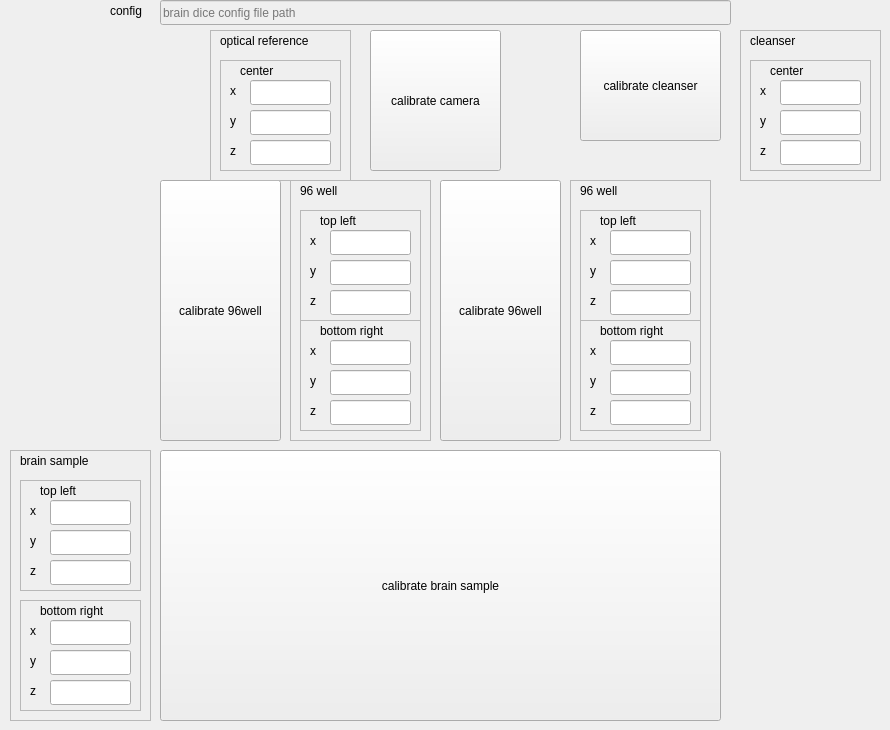
    <widget class="QWidget" name="tab_3">
     <attribute name="title">
      <string>Calibration</string>
     </attribute>
     <widget class="QPushButton" name="calibrate_camera">
      <property name="enabled">
       <bool>true</bool>
      </property>
      <property name="geometry">
       <rect>
        <x>370</x>
        <y>30</y>
        <width>131</width>
        <height>141</height>
       </rect>
      </property>
      <property name="text">
       <string>calibrate camera</string>
      </property>
      <property name="checkable">
       <bool>false</bool>
      </property>
     </widget>
     <widget class="QPushButton" name="calibrate_96well_0">
      <property name="enabled">
       <bool>true</bool>
      </property>
      <property name="geometry">
       <rect>
        <x>160</x>
        <y>180</y>
        <width>121</width>
        <height>261</height>
       </rect>
      </property>
      <property name="text">
       <string>calibrate 96well</string>
      </property>
      <property name="checkable">
       <bool>false</bool>
      </property>
     </widget>
     <widget class="QPushButton" name="calibrate_brain">
      <property name="enabled">
       <bool>true</bool>
      </property>
      <property name="geometry">
       <rect>
        <x>160</x>
        <y>450</y>
        <width>561</width>
        <height>271</height>
       </rect>
      </property>
      <property name="text">
       <string>calibrate brain sample</string>
      </property>
      <property name="checkable">
       <bool>false</bool>
      </property>
     </widget>
     <widget class="QPushButton" name="calibrate_cleanser">
      <property name="enabled">
       <bool>true</bool>
      </property>
      <property name="geometry">
       <rect>
        <x>580</x>
        <y>30</y>
        <width>141</width>
        <height>111</height>
       </rect>
      </property>
      <property name="text">
       <string>calibrate cleanser</string>
      </property>
      <property name="checkable">
       <bool>false</bool>
      </property>
     </widget>
     <widget class="QFrame" name="frame_2">
      <property name="enabled">
       <bool>true</bool>
      </property>
      <property name="geometry">
       <rect>
        <x>290</x>
        <y>180</y>
        <width>141</width>
        <height>261</height>
       </rect>
      </property>
      <property name="frameShape">
       <enum>QFrame::StyledPanel</enum>
      </property>
      <property name="frameShadow">
       <enum>QFrame::Raised</enum>
      </property>
      <widget class="QLabel" name="label_51">
       <property name="geometry">
        <rect>
         <x>10</x>
         <y>0</y>
         <width>111</width>
         <height>21</height>
        </rect>
       </property>
       <property name="text">
        <string>96 well</string>
       </property>
      </widget>
      <widget class="QFrame" name="frame_6">
       <property name="geometry">
        <rect>
         <x>10</x>
         <y>30</y>
         <width>121</width>
         <height>111</height>
        </rect>
       </property>
       <property name="frameShape">
        <enum>QFrame::StyledPanel</enum>
       </property>
       <property name="frameShadow">
        <enum>QFrame::Raised</enum>
       </property>
       <widget class="QLabel" name="label_69">
        <property name="geometry">
         <rect>
          <x>20</x>
          <y>0</y>
          <width>81</width>
          <height>21</height>
         </rect>
        </property>
        <property name="text">
         <string>top left</string>
        </property>
       </widget>
       <widget class="QLabel" name="label_70">
        <property name="geometry">
         <rect>
          <x>10</x>
          <y>20</y>
          <width>16</width>
          <height>21</height>
         </rect>
        </property>
        <property name="text">
         <string>x</string>
        </property>
       </widget>
       <widget class="QLabel" name="label_71">
        <property name="geometry">
         <rect>
          <x>10</x>
          <y>50</y>
          <width>16</width>
          <height>21</height>
         </rect>
        </property>
        <property name="text">
         <string>y</string>
        </property>
       </widget>
       <widget class="QLineEdit" name="z_pos_96well_top_left_0">
        <property name="geometry">
         <rect>
          <x>30</x>
          <y>80</y>
          <width>81</width>
          <height>25</height>
         </rect>
        </property>
        <property name="readOnly">
         <bool>true</bool>
        </property>
       </widget>
       <widget class="QLabel" name="label_72">
        <property name="geometry">
         <rect>
          <x>10</x>
          <y>80</y>
          <width>16</width>
          <height>21</height>
         </rect>
        </property>
        <property name="text">
         <string>z</string>
        </property>
       </widget>
       <widget class="QLineEdit" name="y_pos_96well_top_left_0">
        <property name="geometry">
         <rect>
          <x>30</x>
          <y>50</y>
          <width>81</width>
          <height>25</height>
         </rect>
        </property>
        <property name="readOnly">
         <bool>true</bool>
        </property>
       </widget>
       <widget class="QLineEdit" name="x_pos_96well_top_left_0">
        <property name="enabled">
         <bool>true</bool>
        </property>
        <property name="geometry">
         <rect>
          <x>30</x>
          <y>20</y>
          <width>81</width>
          <height>25</height>
         </rect>
        </property>
        <property name="readOnly">
         <bool>true</bool>
        </property>
       </widget>
      </widget>
      <widget class="QFrame" name="frame_15">
       <property name="geometry">
        <rect>
         <x>10</x>
         <y>140</y>
         <width>121</width>
         <height>111</height>
        </rect>
       </property>
       <property name="frameShape">
        <enum>QFrame::StyledPanel</enum>
       </property>
       <property name="frameShadow">
        <enum>QFrame::Raised</enum>
       </property>
       <widget class="QLabel" name="label_82">
        <property name="geometry">
         <rect>
          <x>20</x>
          <y>0</y>
          <width>91</width>
          <height>21</height>
         </rect>
        </property>
        <property name="text">
         <string>bottom right</string>
        </property>
       </widget>
       <widget class="QLabel" name="label_83">
        <property name="geometry">
         <rect>
          <x>10</x>
          <y>20</y>
          <width>16</width>
          <height>21</height>
         </rect>
        </property>
        <property name="text">
         <string>x</string>
        </property>
       </widget>
       <widget class="QLabel" name="label_84">
        <property name="geometry">
         <rect>
          <x>10</x>
          <y>50</y>
          <width>16</width>
          <height>21</height>
         </rect>
        </property>
        <property name="text">
         <string>y</string>
        </property>
       </widget>
       <widget class="QLineEdit" name="z_pos_96well_bottom_right_0">
        <property name="geometry">
         <rect>
          <x>30</x>
          <y>80</y>
          <width>81</width>
          <height>25</height>
         </rect>
        </property>
        <property name="readOnly">
         <bool>true</bool>
        </property>
       </widget>
       <widget class="QLabel" name="label_85">
        <property name="geometry">
         <rect>
          <x>10</x>
          <y>80</y>
          <width>16</width>
          <height>21</height>
         </rect>
        </property>
        <property name="text">
         <string>z</string>
        </property>
       </widget>
       <widget class="QLineEdit" name="y_pos_96well_bottom_right_0">
        <property name="geometry">
         <rect>
          <x>30</x>
          <y>50</y>
          <width>81</width>
          <height>25</height>
         </rect>
        </property>
        <property name="readOnly">
         <bool>true</bool>
        </property>
       </widget>
       <widget class="QLineEdit" name="x_pos_96well_bottom_right_0">
        <property name="enabled">
         <bool>true</bool>
        </property>
        <property name="geometry">
         <rect>
          <x>30</x>
          <y>20</y>
          <width>81</width>
          <height>25</height>
         </rect>
        </property>
        <property name="readOnly">
         <bool>true</bool>
        </property>
       </widget>
      </widget>
     </widget>
     <widget class="QFrame" name="frame_3">
      <property name="geometry">
       <rect>
        <x>10</x>
        <y>450</y>
        <width>141</width>
        <height>271</height>
       </rect>
      </property>
      <property name="frameShape">
       <enum>QFrame::StyledPanel</enum>
      </property>
      <property name="frameShadow">
       <enum>QFrame::Raised</enum>
      </property>
      <widget class="QLabel" name="label_54">
       <property name="geometry">
        <rect>
         <x>10</x>
         <y>0</y>
         <width>91</width>
         <height>21</height>
        </rect>
       </property>
       <property name="text">
        <string>brain sample</string>
       </property>
      </widget>
      <widget class="QFrame" name="frame_4">
       <property name="geometry">
        <rect>
         <x>10</x>
         <y>150</y>
         <width>121</width>
         <height>111</height>
        </rect>
       </property>
       <property name="frameShape">
        <enum>QFrame::StyledPanel</enum>
       </property>
       <property name="frameShadow">
        <enum>QFrame::Raised</enum>
       </property>
       <widget class="QLabel" name="label_58">
        <property name="geometry">
         <rect>
          <x>20</x>
          <y>0</y>
          <width>91</width>
          <height>21</height>
         </rect>
        </property>
        <property name="text">
         <string>bottom right</string>
        </property>
       </widget>
       <widget class="QLabel" name="label_59">
        <property name="geometry">
         <rect>
          <x>10</x>
          <y>20</y>
          <width>16</width>
          <height>21</height>
         </rect>
        </property>
        <property name="text">
         <string>x</string>
        </property>
       </widget>
       <widget class="QLabel" name="label_60">
        <property name="geometry">
         <rect>
          <x>10</x>
          <y>50</y>
          <width>16</width>
          <height>21</height>
         </rect>
        </property>
        <property name="text">
         <string>y</string>
        </property>
       </widget>
       <widget class="QLineEdit" name="z_pos_brain_sample_bottom_right">
        <property name="geometry">
         <rect>
          <x>30</x>
          <y>80</y>
          <width>81</width>
          <height>25</height>
         </rect>
        </property>
        <property name="readOnly">
         <bool>true</bool>
        </property>
       </widget>
       <widget class="QLabel" name="label_61">
        <property name="geometry">
         <rect>
          <x>10</x>
          <y>80</y>
          <width>16</width>
          <height>21</height>
         </rect>
        </property>
        <property name="text">
         <string>z</string>
        </property>
       </widget>
       <widget class="QLineEdit" name="y_pos_brain_sample_bottom_right">
        <property name="geometry">
         <rect>
          <x>30</x>
          <y>50</y>
          <width>81</width>
          <height>25</height>
         </rect>
        </property>
        <property name="readOnly">
         <bool>true</bool>
        </property>
       </widget>
       <widget class="QLineEdit" name="x_pos_brain_sample_bottom_right">
        <property name="geometry">
         <rect>
          <x>30</x>
          <y>20</y>
          <width>81</width>
          <height>25</height>
         </rect>
        </property>
        <property name="readOnly">
         <bool>true</bool>
        </property>
       </widget>
      </widget>
      <widget class="QFrame" name="frame_5">
       <property name="geometry">
        <rect>
         <x>10</x>
         <y>30</y>
         <width>121</width>
         <height>111</height>
        </rect>
       </property>
       <property name="frameShape">
        <enum>QFrame::StyledPanel</enum>
       </property>
       <property name="frameShadow">
        <enum>QFrame::Raised</enum>
       </property>
       <widget class="QLabel" name="label_65">
        <property name="geometry">
         <rect>
          <x>20</x>
          <y>0</y>
          <width>81</width>
          <height>21</height>
         </rect>
        </property>
        <property name="text">
         <string>top left</string>
        </property>
       </widget>
       <widget class="QLabel" name="label_66">
        <property name="geometry">
         <rect>
          <x>10</x>
          <y>20</y>
          <width>16</width>
          <height>21</height>
         </rect>
        </property>
        <property name="text">
         <string>x</string>
        </property>
       </widget>
       <widget class="QLabel" name="label_67">
        <property name="geometry">
         <rect>
          <x>10</x>
          <y>50</y>
          <width>16</width>
          <height>21</height>
         </rect>
        </property>
        <property name="text">
         <string>y</string>
        </property>
       </widget>
       <widget class="QLineEdit" name="z_pos_brain_sample_top_left">
        <property name="geometry">
         <rect>
          <x>30</x>
          <y>80</y>
          <width>81</width>
          <height>25</height>
         </rect>
        </property>
        <property name="readOnly">
         <bool>true</bool>
        </property>
       </widget>
       <widget class="QLabel" name="label_68">
        <property name="geometry">
         <rect>
          <x>10</x>
          <y>80</y>
          <width>16</width>
          <height>21</height>
         </rect>
        </property>
        <property name="text">
         <string>z</string>
        </property>
       </widget>
       <widget class="QLineEdit" name="y_pos_brain_sample_top_left">
        <property name="geometry">
         <rect>
          <x>30</x>
          <y>50</y>
          <width>81</width>
          <height>25</height>
         </rect>
        </property>
        <property name="readOnly">
         <bool>true</bool>
        </property>
       </widget>
       <widget class="QLineEdit" name="x_pos_brain_sample_top_left">
        <property name="geometry">
         <rect>
          <x>30</x>
          <y>20</y>
          <width>81</width>
          <height>25</height>
         </rect>
        </property>
        <property name="readOnly">
         <bool>true</bool>
        </property>
       </widget>
      </widget>
     </widget>
     <widget class="QLineEdit" name="brainDiceConfigFile">
      <property name="enabled">
       <bool>false</bool>
      </property>
      <property name="geometry">
       <rect>
        <x>160</x>
        <y>0</y>
        <width>571</width>
        <height>25</height>
       </rect>
      </property>
      <property name="readOnly">
       <bool>true</bool>
      </property>
      <property name="placeholderText">
       <string>brain dice config file path</string>
      </property>
     </widget>
     <widget class="QLabel" name="label_49">
      <property name="geometry">
       <rect>
        <x>110</x>
        <y>0</y>
        <width>51</width>
        <height>21</height>
       </rect>
      </property>
      <property name="text">
       <string>config</string>
      </property>
     </widget>
     <widget class="QFrame" name="frame_12">
      <property name="geometry">
       <rect>
        <x>210</x>
        <y>30</y>
        <width>141</width>
        <height>151</height>
       </rect>
      </property>
      <property name="frameShape">
       <enum>QFrame::StyledPanel</enum>
      </property>
      <property name="frameShadow">
       <enum>QFrame::Raised</enum>
      </property>
      <widget class="QLabel" name="label_52">
       <property name="geometry">
        <rect>
         <x>10</x>
         <y>0</y>
         <width>121</width>
         <height>21</height>
        </rect>
       </property>
       <property name="text">
        <string>optical reference</string>
       </property>
      </widget>
      <widget class="QFrame" name="frame_13">
       <property name="geometry">
        <rect>
         <x>10</x>
         <y>30</y>
         <width>121</width>
         <height>111</height>
        </rect>
       </property>
       <property name="frameShape">
        <enum>QFrame::StyledPanel</enum>
       </property>
       <property name="frameShadow">
        <enum>QFrame::Raised</enum>
       </property>
       <widget class="QLabel" name="label_78">
        <property name="geometry">
         <rect>
          <x>20</x>
          <y>0</y>
          <width>81</width>
          <height>21</height>
         </rect>
        </property>
        <property name="text">
         <string>center</string>
        </property>
       </widget>
       <widget class="QLabel" name="label_79">
        <property name="geometry">
         <rect>
          <x>10</x>
          <y>20</y>
          <width>16</width>
          <height>21</height>
         </rect>
        </property>
        <property name="text">
         <string>x</string>
        </property>
       </widget>
       <widget class="QLabel" name="label_80">
        <property name="geometry">
         <rect>
          <x>10</x>
          <y>50</y>
          <width>16</width>
          <height>21</height>
         </rect>
        </property>
        <property name="text">
         <string>y</string>
        </property>
       </widget>
       <widget class="QLineEdit" name="z_pos_optical_reference">
        <property name="geometry">
         <rect>
          <x>30</x>
          <y>80</y>
          <width>81</width>
          <height>25</height>
         </rect>
        </property>
        <property name="readOnly">
         <bool>true</bool>
        </property>
       </widget>
       <widget class="QLabel" name="label_81">
        <property name="geometry">
         <rect>
          <x>10</x>
          <y>80</y>
          <width>16</width>
          <height>21</height>
         </rect>
        </property>
        <property name="text">
         <string>z</string>
        </property>
       </widget>
       <widget class="QLineEdit" name="y_pos_optical_reference">
        <property name="geometry">
         <rect>
          <x>30</x>
          <y>50</y>
          <width>81</width>
          <height>25</height>
         </rect>
        </property>
        <property name="readOnly">
         <bool>true</bool>
        </property>
       </widget>
       <widget class="QLineEdit" name="x_pos_optical_reference">
        <property name="geometry">
         <rect>
          <x>30</x>
          <y>20</y>
          <width>81</width>
          <height>25</height>
         </rect>
        </property>
        <property name="readOnly">
         <bool>true</bool>
        </property>
       </widget>
      </widget>
     </widget>
     <widget class="QFrame" name="frame_14">
      <property name="geometry">
       <rect>
        <x>740</x>
        <y>30</y>
        <width>141</width>
        <height>151</height>
       </rect>
      </property>
      <property name="frameShape">
       <enum>QFrame::StyledPanel</enum>
      </property>
      <property name="frameShadow">
       <enum>QFrame::Raised</enum>
      </property>
      <widget class="QLabel" name="label_56">
       <property name="geometry">
        <rect>
         <x>10</x>
         <y>0</y>
         <width>121</width>
         <height>21</height>
        </rect>
       </property>
       <property name="text">
        <string>cleanser</string>
       </property>
      </widget>
      <widget class="QFrame" name="frame_16">
       <property name="geometry">
        <rect>
         <x>10</x>
         <y>30</y>
         <width>121</width>
         <height>111</height>
        </rect>
       </property>
       <property name="frameShape">
        <enum>QFrame::StyledPanel</enum>
       </property>
       <property name="frameShadow">
        <enum>QFrame::Raised</enum>
       </property>
       <widget class="QLabel" name="label_86">
        <property name="geometry">
         <rect>
          <x>20</x>
          <y>0</y>
          <width>81</width>
          <height>21</height>
         </rect>
        </property>
        <property name="text">
         <string>center</string>
        </property>
       </widget>
       <widget class="QLabel" name="label_87">
        <property name="geometry">
         <rect>
          <x>10</x>
          <y>20</y>
          <width>16</width>
          <height>21</height>
         </rect>
        </property>
        <property name="text">
         <string>x</string>
        </property>
       </widget>
       <widget class="QLabel" name="label_88">
        <property name="geometry">
         <rect>
          <x>10</x>
          <y>50</y>
          <width>16</width>
          <height>21</height>
         </rect>
        </property>
        <property name="text">
         <string>y</string>
        </property>
       </widget>
       <widget class="QLineEdit" name="z_pos_cleanser">
        <property name="geometry">
         <rect>
          <x>30</x>
          <y>80</y>
          <width>81</width>
          <height>25</height>
         </rect>
        </property>
        <property name="readOnly">
         <bool>true</bool>
        </property>
       </widget>
       <widget class="QLabel" name="label_89">
        <property name="geometry">
         <rect>
          <x>10</x>
          <y>80</y>
          <width>16</width>
          <height>21</height>
         </rect>
        </property>
        <property name="text">
         <string>z</string>
        </property>
       </widget>
       <widget class="QLineEdit" name="y_pos_cleanser">
        <property name="geometry">
         <rect>
          <x>30</x>
          <y>50</y>
          <width>81</width>
          <height>25</height>
         </rect>
        </property>
        <property name="readOnly">
         <bool>true</bool>
        </property>
       </widget>
       <widget class="QLineEdit" name="x_pos_cleanser">
        <property name="geometry">
         <rect>
          <x>30</x>
          <y>20</y>
          <width>81</width>
          <height>25</height>
         </rect>
        </property>
        <property name="readOnly">
         <bool>true</bool>
        </property>
       </widget>
      </widget>
     </widget>
     <widget class="QPushButton" name="calibrate_96well_1">
      <property name="enabled">
       <bool>true</bool>
      </property>
      <property name="geometry">
       <rect>
        <x>440</x>
        <y>180</y>
        <width>121</width>
        <height>261</height>
       </rect>
      </property>
      <property name="text">
       <string>calibrate 96well</string>
      </property>
      <property name="checkable">
       <bool>false</bool>
      </property>
     </widget>
     <widget class="QFrame" name="frame_17">
      <property name="enabled">
       <bool>true</bool>
      </property>
      <property name="geometry">
       <rect>
        <x>570</x>
        <y>180</y>
        <width>141</width>
        <height>261</height>
       </rect>
      </property>
      <property name="frameShape">
       <enum>QFrame::StyledPanel</enum>
      </property>
      <property name="frameShadow">
       <enum>QFrame::Raised</enum>
      </property>
      <widget class="QLabel" name="label_53">
       <property name="geometry">
        <rect>
         <x>10</x>
         <y>0</y>
         <width>111</width>
         <height>21</height>
        </rect>
       </property>
       <property name="text">
        <string>96 well</string>
       </property>
      </widget>
      <widget class="QFrame" name="frame_18">
       <property name="geometry">
        <rect>
         <x>10</x>
         <y>30</y>
         <width>121</width>
         <height>111</height>
        </rect>
       </property>
       <property name="frameShape">
        <enum>QFrame::StyledPanel</enum>
       </property>
       <property name="frameShadow">
        <enum>QFrame::Raised</enum>
       </property>
       <widget class="QLabel" name="label_90">
        <property name="geometry">
         <rect>
          <x>20</x>
          <y>0</y>
          <width>81</width>
          <height>21</height>
         </rect>
        </property>
        <property name="text">
         <string>top left</string>
        </property>
       </widget>
       <widget class="QLabel" name="label_91">
        <property name="geometry">
         <rect>
          <x>10</x>
          <y>20</y>
          <width>16</width>
          <height>21</height>
         </rect>
        </property>
        <property name="text">
         <string>x</string>
        </property>
       </widget>
       <widget class="QLabel" name="label_92">
        <property name="geometry">
         <rect>
          <x>10</x>
          <y>50</y>
          <width>16</width>
          <height>21</height>
         </rect>
        </property>
        <property name="text">
         <string>y</string>
        </property>
       </widget>
       <widget class="QLineEdit" name="z_pos_96well_top_left_1">
        <property name="geometry">
         <rect>
          <x>30</x>
          <y>80</y>
          <width>81</width>
          <height>25</height>
         </rect>
        </property>
        <property name="readOnly">
         <bool>true</bool>
        </property>
       </widget>
       <widget class="QLabel" name="label_93">
        <property name="geometry">
         <rect>
          <x>10</x>
          <y>80</y>
          <width>16</width>
          <height>21</height>
         </rect>
        </property>
        <property name="text">
         <string>z</string>
        </property>
       </widget>
       <widget class="QLineEdit" name="y_pos_96well_top_left_1">
        <property name="geometry">
         <rect>
          <x>30</x>
          <y>50</y>
          <width>81</width>
          <height>25</height>
         </rect>
        </property>
        <property name="readOnly">
         <bool>true</bool>
        </property>
       </widget>
       <widget class="QLineEdit" name="x_pos_96well_top_left_1">
        <property name="enabled">
         <bool>true</bool>
        </property>
        <property name="geometry">
         <rect>
          <x>30</x>
          <y>20</y>
          <width>81</width>
          <height>25</height>
         </rect>
        </property>
        <property name="readOnly">
         <bool>true</bool>
        </property>
       </widget>
      </widget>
      <widget class="QFrame" name="frame_19">
       <property name="geometry">
        <rect>
         <x>10</x>
         <y>140</y>
         <width>121</width>
         <height>111</height>
        </rect>
       </property>
       <property name="frameShape">
        <enum>QFrame::StyledPanel</enum>
       </property>
       <property name="frameShadow">
        <enum>QFrame::Raised</enum>
       </property>
       <widget class="QLabel" name="label_94">
        <property name="geometry">
         <rect>
          <x>20</x>
          <y>0</y>
          <width>91</width>
          <height>21</height>
         </rect>
        </property>
        <property name="text">
         <string>bottom right</string>
        </property>
       </widget>
       <widget class="QLabel" name="label_95">
        <property name="geometry">
         <rect>
          <x>10</x>
          <y>20</y>
          <width>16</width>
          <height>21</height>
         </rect>
        </property>
        <property name="text">
         <string>x</string>
        </property>
       </widget>
       <widget class="QLabel" name="label_96">
        <property name="geometry">
         <rect>
          <x>10</x>
          <y>50</y>
          <width>16</width>
          <height>21</height>
         </rect>
        </property>
        <property name="text">
         <string>y</string>
        </property>
       </widget>
       <widget class="QLineEdit" name="z_pos_96well_bottom_right_1">
        <property name="geometry">
         <rect>
          <x>30</x>
          <y>80</y>
          <width>81</width>
          <height>25</height>
         </rect>
        </property>
        <property name="readOnly">
         <bool>true</bool>
        </property>
       </widget>
       <widget class="QLabel" name="label_97">
        <property name="geometry">
         <rect>
          <x>10</x>
          <y>80</y>
          <width>16</width>
          <height>21</height>
         </rect>
        </property>
        <property name="text">
         <string>z</string>
        </property>
       </widget>
       <widget class="QLineEdit" name="y_pos_96well_bottom_right_1">
        <property name="geometry">
         <rect>
          <x>30</x>
          <y>50</y>
          <width>81</width>
          <height>25</height>
         </rect>
        </property>
        <property name="readOnly">
         <bool>true</bool>
        </property>
       </widget>
       <widget class="QLineEdit" name="x_pos_96well_bottom_right_1">
        <property name="enabled">
         <bool>true</bool>
        </property>
        <property name="geometry">
         <rect>
          <x>30</x>
          <y>20</y>
          <width>81</width>
          <height>25</height>
         </rect>
        </property>
        <property name="readOnly">
         <bool>true</bool>
        </property>
       </widget>
      </widget>
     </widget>
    </widget>
